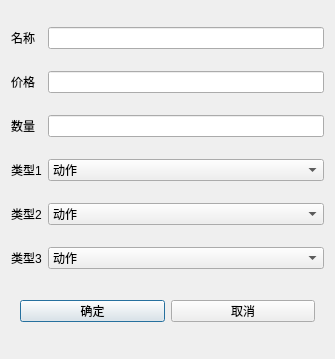
<?xml version="1.0" encoding="UTF-8"?>
<ui version="4.0">
 <class>Dlg_BookAU</class>
 <widget class="QDialog" name="Dlg_BookAU">
  <property name="geometry">
   <rect>
    <x>0</x>
    <y>0</y>
    <width>335</width>
    <height>359</height>
   </rect>
  </property>
  <property name="windowTitle">
   <string>Dialog</string>
  </property>
  <layout class="QGridLayout" name="gridLayout">
   <item row="0" column="0">
    <widget class="QLabel" name="label">
     <property name="text">
      <string>名称</string>
     </property>
    </widget>
   </item>
   <item row="0" column="1">
    <widget class="QLineEdit" name="le_name"/>
   </item>
   <item row="1" column="0">
    <widget class="QLabel" name="label_2">
     <property name="text">
      <string>价格</string>
     </property>
    </widget>
   </item>
   <item row="1" column="1">
    <widget class="QLineEdit" name="le_press"/>
   </item>
   <item row="2" column="0">
    <widget class="QLabel" name="label_3">
     <property name="text">
      <string>数量</string>
     </property>
    </widget>
   </item>
   <item row="2" column="1">
    <widget class="QLineEdit" name="le_cnt"/>
   </item>
   <item row="3" column="0">
    <widget class="QLabel" name="label_4">
     <property name="text">
      <string>类型1</string>
     </property>
    </widget>
   </item>
   <item row="3" column="1">
    <widget class="QComboBox" name="cb1">
     <item>
      <property name="text">
       <string>动作</string>
      </property>
     </item>
     <item>
      <property name="text">
       <string>悬疑</string>
      </property>
     </item>
     <item>
      <property name="text">
       <string>恐怖</string>
      </property>
     </item>
     <item>
      <property name="text">
       <string>人文</string>
      </property>
     </item>
     <item>
      <property name="text">
       <string>玄幻</string>
      </property>
     </item>
     <item>
      <property name="text">
       <string>历史</string>
      </property>
     </item>
     <item>
      <property name="text">
       <string>记录</string>
      </property>
     </item>
     <item>
      <property name="text">
       <string>爱情</string>
      </property>
     </item>
     <item>
      <property name="text">
       <string>喜剧</string>
      </property>
     </item>
     <item>
      <property name="text">
       <string/>
      </property>
     </item>
     <item>
      <property name="text">
       <string/>
      </property>
     </item>
     <item>
      <property name="text">
       <string/>
      </property>
     </item>
    </widget>
   </item>
   <item row="4" column="0">
    <widget class="QLabel" name="label_5">
     <property name="text">
      <string>类型2</string>
     </property>
    </widget>
   </item>
   <item row="4" column="1">
    <widget class="QComboBox" name="cb2">
     <item>
      <property name="text">
       <string>动作</string>
      </property>
     </item>
     <item>
      <property name="text">
       <string>悬疑</string>
      </property>
     </item>
     <item>
      <property name="text">
       <string>恐怖</string>
      </property>
     </item>
     <item>
      <property name="text">
       <string>人文</string>
      </property>
     </item>
     <item>
      <property name="text">
       <string>玄幻</string>
      </property>
     </item>
     <item>
      <property name="text">
       <string>历史</string>
      </property>
     </item>
     <item>
      <property name="text">
       <string>记录</string>
      </property>
     </item>
     <item>
      <property name="text">
       <string>爱情</string>
      </property>
     </item>
     <item>
      <property name="text">
       <string>喜剧</string>
      </property>
     </item>
    </widget>
   </item>
   <item row="5" column="0">
    <widget class="QLabel" name="label_6">
     <property name="text">
      <string>类型3</string>
     </property>
    </widget>
   </item>
   <item row="5" column="1">
    <widget class="QComboBox" name="cb3">
     <item>
      <property name="text">
       <string>动作</string>
      </property>
     </item>
     <item>
      <property name="text">
       <string>悬疑</string>
      </property>
     </item>
     <item>
      <property name="text">
       <string>恐怖</string>
      </property>
     </item>
     <item>
      <property name="text">
       <string>人文</string>
      </property>
     </item>
     <item>
      <property name="text">
       <string>玄幻</string>
      </property>
     </item>
     <item>
      <property name="text">
       <string>历史</string>
      </property>
     </item>
     <item>
      <property name="text">
       <string>记录</string>
      </property>
     </item>
     <item>
      <property name="text">
       <string>爱情</string>
      </property>
     </item>
     <item>
      <property name="text">
       <string>喜剧</string>
      </property>
     </item>
     <item>
      <property name="text">
       <string/>
      </property>
     </item>
     <item>
      <property name="text">
       <string/>
      </property>
     </item>
     <item>
      <property name="text">
       <string/>
      </property>
     </item>
    </widget>
   </item>
   <item row="6" column="0" colspan="2">
    <widget class="QWidget" name="widget" native="true">
     <property name="maximumSize">
      <size>
       <width>16777215</width>
       <height>40</height>
      </size>
     </property>
     <layout class="QHBoxLayout" name="horizontalLayout">
      <item>
       <widget class="QPushButton" name="btn_ok">
        <property name="text">
         <string>确定</string>
        </property>
       </widget>
      </item>
      <item>
       <widget class="QPushButton" name="btncancel">
        <property name="text">
         <string>取消</string>
        </property>
       </widget>
      </item>
     </layout>
    </widget>
   </item>
  </layout>
 </widget>
 <resources/>
 <connections/>
</ui>
